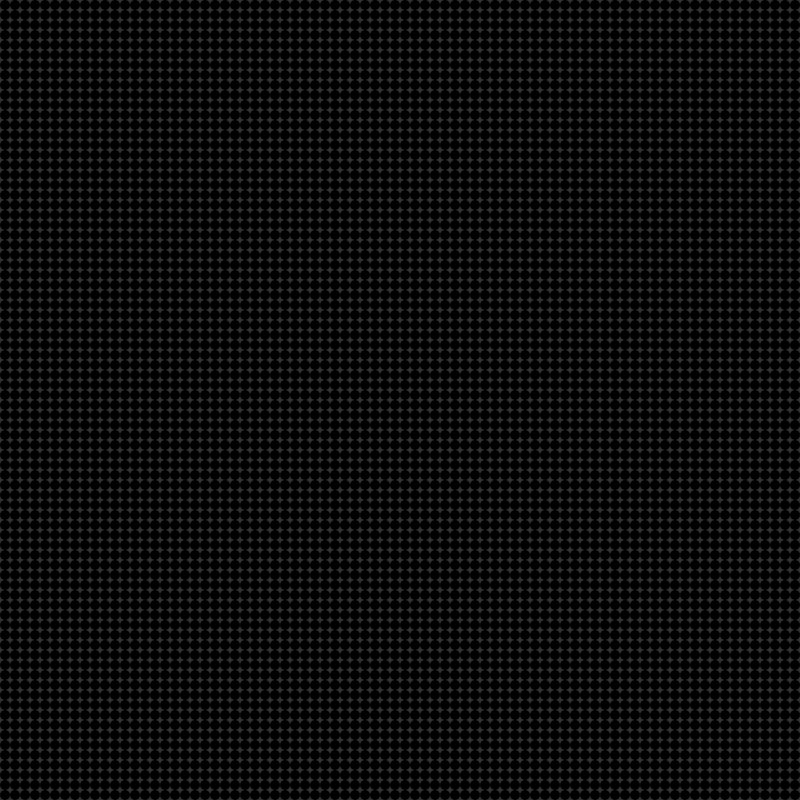
Frame 1 (no input)
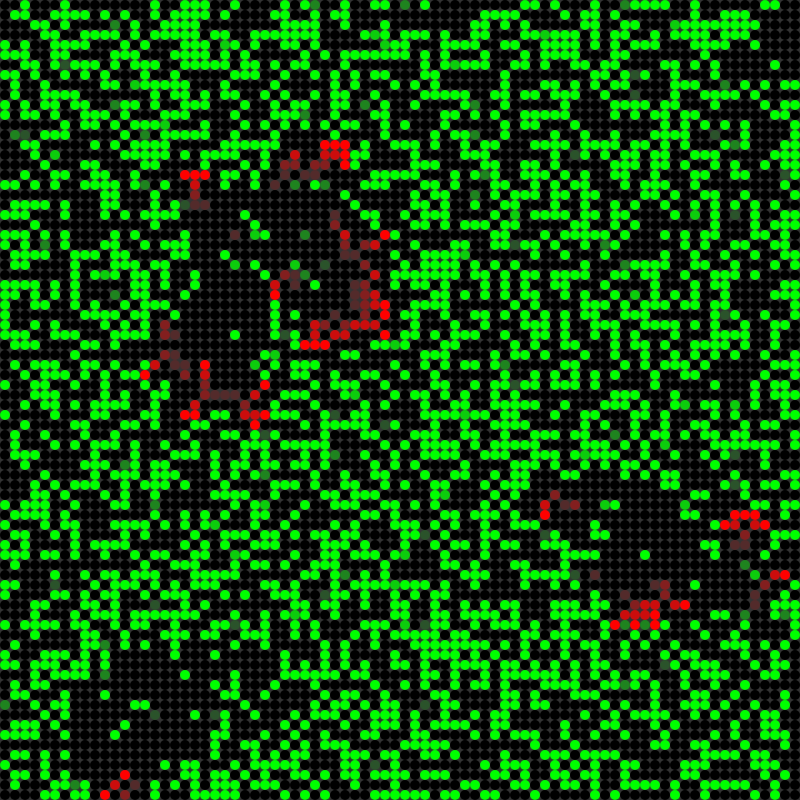
Frame 60 (no input)
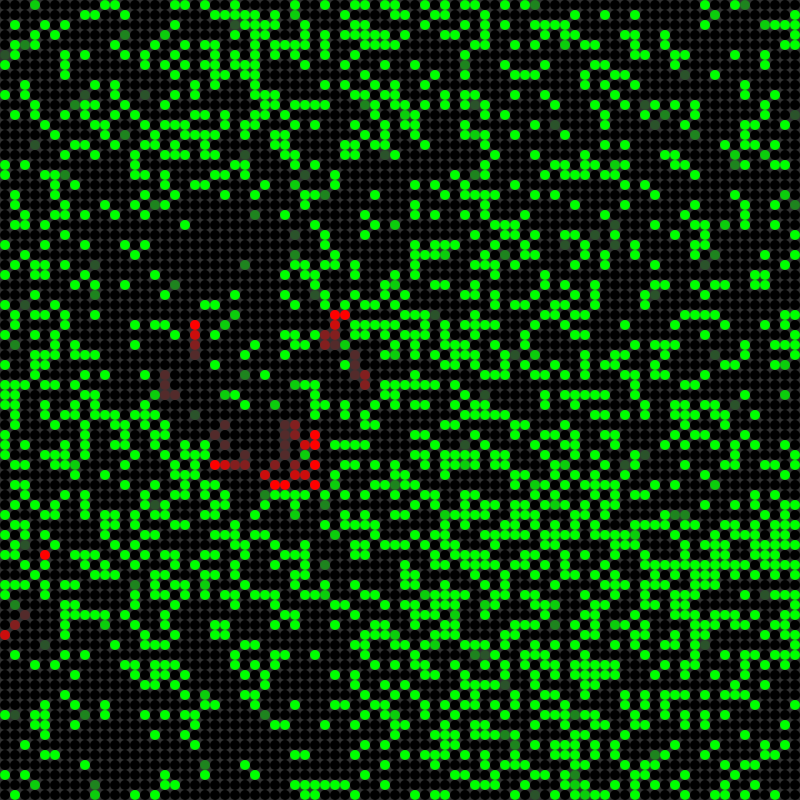
Frame 120 (the mouse pressed at the canvas centre since frame 60)

The p5.js sketch that drew these frames (run headless with seeded random() and noise() and a simulated clock; from frame 60 on, the mouse is pressed at the canvas centre):

// p5.js sketch
// ── sketch.js
var sqPerLine = 80;

var forest;
var newForest;
var w;
var p;
var f;

function setup() {

    createCanvas(800, 800);

    w = width / sqPerLine;
    forestInit();
}

function draw() {

    background(51);
    fillGrid();
    forest = makeNewForest();
}

function create2DArray() {

    var arr = new Array(sqPerLine);

    for (var i = 0; i < arr.length; i++) {
        arr[i] = new Array(sqPerLine);
    }

    return arr;
}

function fillGrid() {

    for (var i = 0; i < sqPerLine; i++) {
        for (var j = 0; j < sqPerLine; j++) {
            noStroke();
            // 1 is tree
            if (forest[i][j] == 1) {
                fill(0, 255, 0);
                // 0 is empty
            } else if (forest[i][j] == 0) {
                fill(0);
                // 2 is burning
            } else if (forest[i][j] == 2) {
                fill(255, 0, 0);
                // 3, 4 and 5 are fire trails
            } else if (forest[i][j] == 3) {
                fill(255, 0, 0, 190);
            } else if (forest[i][j] == 4) {
                fill(255, 0, 0, 100);
            } else if (forest[i][j] == 5) {
                fill(255, 0, 0, 40);
                // 6, 7 and 8 are growing tress
            } else if (forest[i][j] == 6) {
                fill(0, 255, 0, 40);
            } else if (forest[i][j] == 7) {
                fill(0, 255, 0, 100);
            } else if (forest[i][j] == 8) {
                fill(0, 255, 0, 190);
            }
            ellipse(i * w + w / 2, j * w + w / 2, w, w);
        }
    }
}

function burningNeighbour(i, j) {

    var fire = false;

    for (var x = -1; x <= 1; x++) {
        for (var y = -1; y <= 1; y++) {
            if (i + x >= 0 && i + x < sqPerLine && j + y >= 0 && j + y < sqPerLine) {
                if (!(x == 0 && y == 0)) {
                    if (forest[i + x][j + y] == 2) {
                        fire = true;
                        break;
                    }
                }
            }
        }
    }

    return fire;
}

function makeNewForest() {

    newForest = create2DArray();

    for (var i = 0; i < sqPerLine; i++) {
        for (var j = 0; j < sqPerLine; j++) {
            var current = forest[i][j];
            var fireNearby = burningNeighbour(i, j);
            p = random(1);
            f = random(1);
            // p/f = 100

            if (current == 2) {
                newForest[i][j] = 3;
            } else if (current == 3) {
                newForest[i][j] = 4;
            } else if (current == 4) {
                newForest[i][j] = 5;
            } else if (current == 5) {
                newForest[i][j] = 0;
            } else if (current == 1 && fireNearby) {
                newForest[i][j] = 2;
            } else if (current == 1 && f < 0.0001) {
                newForest[i][j] = 2;
            } else if (current == 0 && p < 0.01) {
                newForest[i][j] = 6;
            } else if (current == 6) {
                newForest[i][j] = 7;
            } else if (current == 7) {
                newForest[i][j] = 8;
            } else if (current == 8) {
                newForest[i][j] = 1;
            } else {
                newForest[i][j] = current;
            }
        }
    }

    return newForest;
}

function forestInit() {

    forest = create2DArray();

    for (var i = 0; i < sqPerLine; i++) {
        for (var j = 0; j < sqPerLine; j++) {
            forest[i][j] = 0;
        }
    }
}
